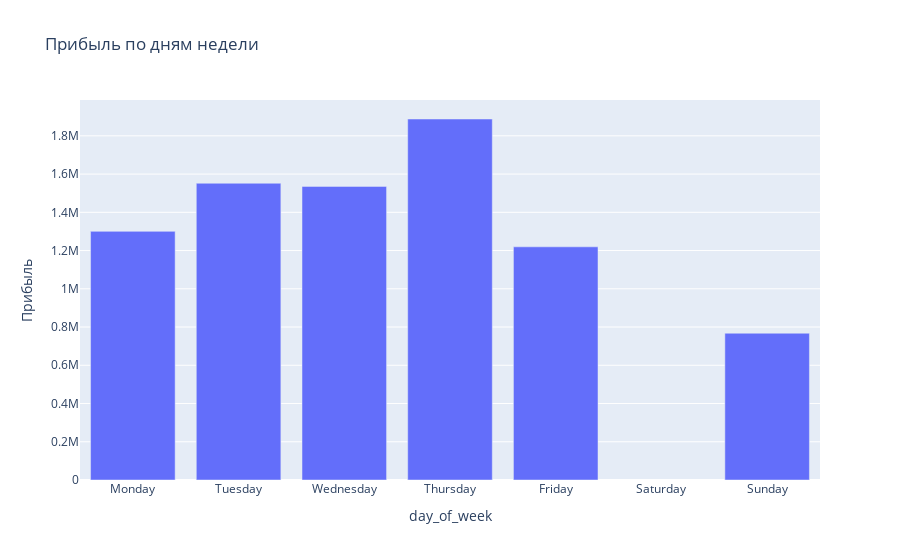

Source (notebook cell):
### Markdown cell above
### Задание 4.6
Постройте визуализацию количества заказов для каждого дня недели. Укажите день недели, в который, согласно данным, не совершено ни одного заказа:
* Понедельник
* Вторник
* Среда
* Четверг
* Пятница
* Суббота 
* Воскресенье

### Code cell
price_by_day_of_week = data.groupby('day_of_week')['TotalPrice'].sum().reset_index()
desired_order = ['Monday', 'Tuesday', 'Wednesday', 'Thursday', 'Friday', 'Saturday', 'Sunday']
fig = px.bar(price_by_day_of_week,
             x='day_of_week',
             y='TotalPrice',
             title='Прибыль по дням недели',
             labels={'TotalPrice': 'Прибыль'},
             category_orders={'day_of_week': desired_order})

fig.show()

### Figure 1 — Plotly figure (JSON) as saved in the notebook; plotly's stock layout.template omitted (floating-point values rounded to 4 significant figures)
{"data": [{"alignmentgroup": "True", "hovertemplate": "day_of_week=%{x}<br>Прибыль=%{y}<extra></extra>", "legendgroup": "", "marker": {"color": "#636efa", "pattern": {"shape": ""}}, "name": "", "offsetgroup": "", "orientation": "v", "showlegend": false, "textposition": "auto", "type": "bar", "x": ["Friday", "Monday", "Sunday", "Thursday", "Tuesday", "Wednesday"], "xaxis": "x", "y": [1220000.0, 1300385, 767700.0, 1888000.0, 1552000.0, 1536000.0], "yaxis": "y"}], "layout": {"barmode": "relative", "legend": {"tracegroupgap": 0}, "title": {"text": "Прибыль по дням недели"}, "xaxis": {"anchor": "y", "categoryarray": ["Monday", "Tuesday", "Wednesday", "Thursday", "Friday", "Saturday", "Sunday"], "categoryorder": "array", "domain": [0, 1], "title": {"text": "day_of_week"}}, "yaxis": {"anchor": "x", "domain": [0, 1], "title": {"text": "Прибыль"}}}}
